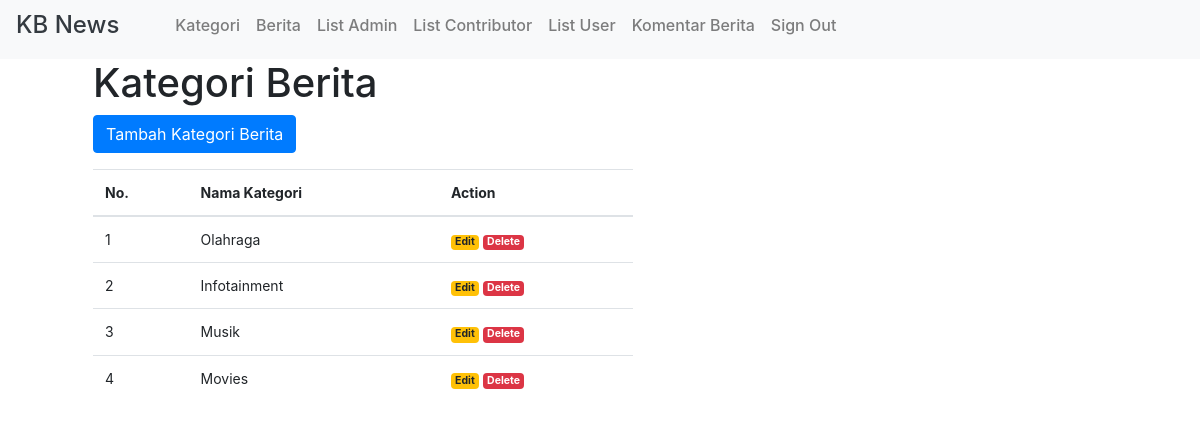
Screenshot of /home_adm.php (signed in) with the database file from the repository.
### tables this page shows
CREATE TABLE `kategori` (
  `id_kat` int(11) NOT NULL,
  `nama_kat` varchar(25) NOT NULL
);

### database/Kategori.php (called while the page is built, shortened)
<?php
class Kategori{
	private $pdo;
	function __construct(){
		try{
			$this->pdo = new PDO('mysql:host=localhost;dbname=id14803266_kalbis_news', 'id14803266_root', 'nenquU{@8Fs2$+v)');
		}catch(PDOException $e){
			echo $e;
		}
	}
	public function tampilKat(){
		$sql = "SELECT * FROM kategori";
		$stmt = $this->pdo->query($sql);
		return $stmt;
	}
}

### pages/admin/kategori.php (the view)
<?php
	require 'database/Kategori.php';
?>
<div class="container">
	<div class="row">
		<div class="col-sm-6 ml-5">
			<h1>Kategori Berita</h1>
			<a href="home_adm.php?p=tambah_kat">
				<button class="btn btn-primary">Tambah Kategori Berita</button>
			</a>
			<table class="table mt-3">
				<thead>
					<tr>
						<th>No.</th>
						<th>Nama Kategori</th>
						<th>Action</th>
					</tr>
				</thead>
				<tbody>
					<?php
						$kat = new Kategori();
						$data = $kat->tampilKat();
						$i = 1;
						foreach ($data as $row){
					?>
					<tr>
						<td><?php echo $i; ?></td>
						<td><?php echo $row['nama_kat']; ?></td>
						<td>
							<a href="home_adm.php?p=edit_kat&&id=<?= $row['id_kat']; ?>" class="badge badge-warning">
								Edit
							</a>
							<a href="process/admin/deleteKat.php?id=<?= $row['id_kat']; ?>" class="badge badge-danger">
								Delete
							</a>
						</td>
					</tr>
					<?php
						$i++;
					}
					?>
				</tbody>
			</table>
		</div>
	</div>
</div>

### dashboard.css (style rules this page uses)
body { font-size: .875rem; }

### rows the page displays
kategori: nama_kat "Olahraga"
kategori: nama_kat "Infotainment"
kategori: nama_kat "Musik"
kategori: nama_kat "Movies"
